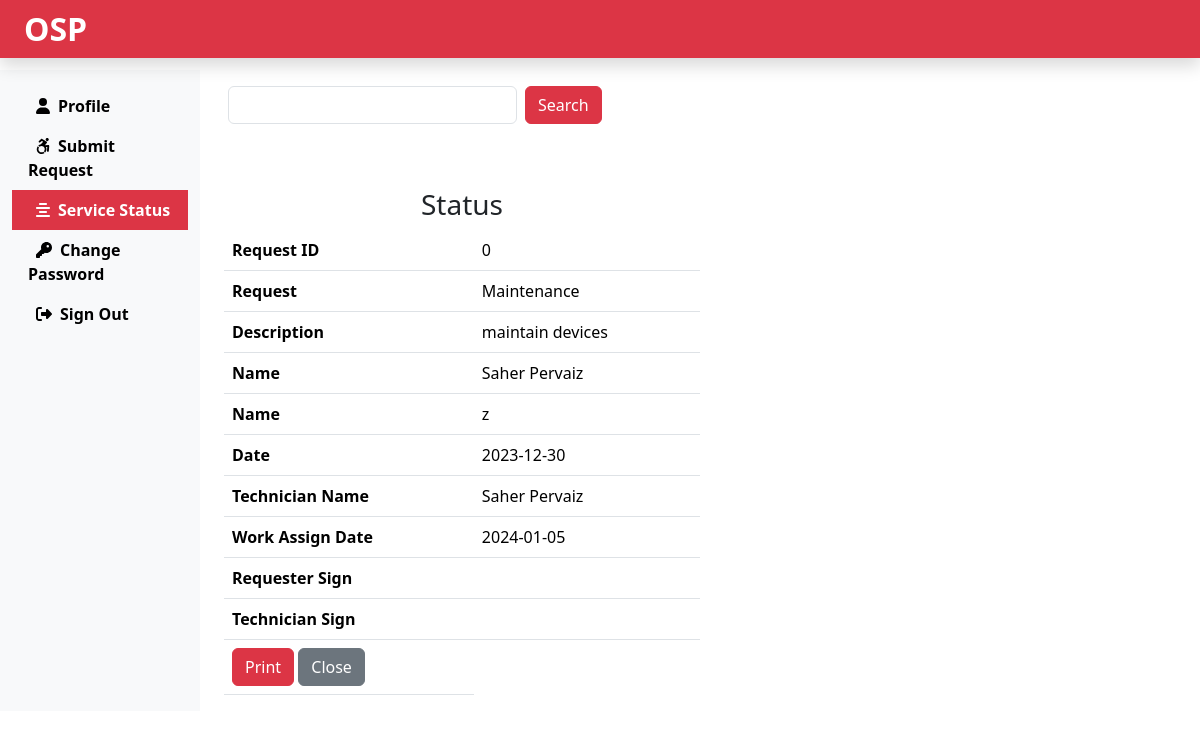
Screenshot of /OSP/user/status.php?id=0 (signed in) with the database file from the repository.
### tables this page shows
CREATE TABLE IF NOT EXISTS `work_assign` (
  `id` int(11) NOT NULL AUTO_INCREMENT,
  `request_id` int(11) NOT NULL,
  `u_request` varchar(225) NOT NULL,
  `u_description` varchar(225) NOT NULL,
  `u_name` varchar(225) NOT NULL,
  `u_add1` text NOT NULL,
  `u_add2` text NOT NULL,
  `u_city` varchar(225) NOT NULL,
  `u_state` varchar(225) NOT NULL,
  `u_zip` varchar(225) NOT NULL,
  `u_email` text NOT NULL,
  `u_mobile` varchar(225) NOT NULL,
  `date` date NOT NULL,
  `t_name` varchar(225) NOT NULL,
  `assign_date` date NOT NULL,
  PRIMARY KEY (`id`)
);

### OSP/user/status.php (the view, shortened to what this page needs)
<?php
include('../connection.php');
include('include/header.php');
?>
<div class="col-sm-10">
    <form action="" method="POST" class="row mt-3">
        <div class=col-auto>
            <input type="number" class="form-control mx-3 d-print-none" name="id" id="id" value="">
        </div>
        <div class="col-auto">
            <button type="submit" class="btn btn-danger mb-3 d-print-none" id="search" name="search">Search</button>
        </div>
    </form>
    <?php
    if (isset($_REQUEST['id'])) {
        if ($_REQUEST['id'] == "") {
            echo '<div class ="alert alert-warning col-sm-3 mt-3">Input Required</div>';
        } else {
            $sql = "SELECT * FROM `work_assign` WHERE `request_id` = {$_REQUEST['id']}";
            $res = $con->query($sql);
            $row = $res->fetch_assoc();
            if (($row['request_id'] == $_REQUEST['id'])) {
    ?>
                <div class='container'>
                    <div class='col-sm-6 mt-5 ml-6 align-center'>
                        <h3 class="text-center">Status</h3>
                        <table class='table'>
                            <tbody>
                                <tr>
                                    <th>Request ID</th>
                                    <td><?php echo $row['request_id']; ?></td>
                                </tr>
                                <tr>
                                    <th>Request</th>
                                    <td><?php echo $row['u_request']; ?></td>
                                </tr>
                                <tr>
                                    <th>Description</th>
                                    <td><?php echo $row['u_description']; ?></td>
                                </tr>
                                <tr>
                                    <th>Name</th>
                                    <td><?php echo $row['u_name']; ?></td>
                                </tr>
                                <tr>
                                    <th>Name</th>
                                    <td><?php echo $row['u_add1']; ?></td>
                                </tr>
                                <tr>
                                    <th>Date</th>
                                    <td><?php echo $row['date']; ?></td>
                                </tr>
                                <tr>
                                    <th>Technician Name</th>
                                    <td><?php echo $row['t_name']; ?></td>
                                </tr>
                                <tr>
                                    <th> Work Assign Date</th>
                                    <td><?php echo $row['assign_date']; ?></td>
                                </tr>
                                <tr>
                                    <th>Requester Sign</th>
                                    <td></td>
                                </tr>
                                <tr>
                                    <th>Technician Sign</th>
                                    <td></td>
                                </tr>
                                <tr>
                                    <td>
                                        <form>
                                            <input class='btn btn-danger' type='submit' value='Print' onClick='window.print()' id='print'>
                                            <input class='btn btn-secondary' type='submit' value='Close' id='print'>
                                        </form>
                                    </td>
                            </tbody>
                        </table>
                    </div>
                </div>
    <?php
            } else {
                echo '<div class ="alert alert-warning col-sm-3 mt-3">Request is Pending</div>';
            }
        }
    }
    ?>
</div>
<?php
include('include/footer.php');
?>

### rows the page displays
work_assign: request "0", u_request "Maintenance", u_description "maintain devices", u_name "Saher Pervaiz", u_add1 "z", date "2023-12-30", t_name "Saher Pervaiz", assign_date "2024-01-05"
